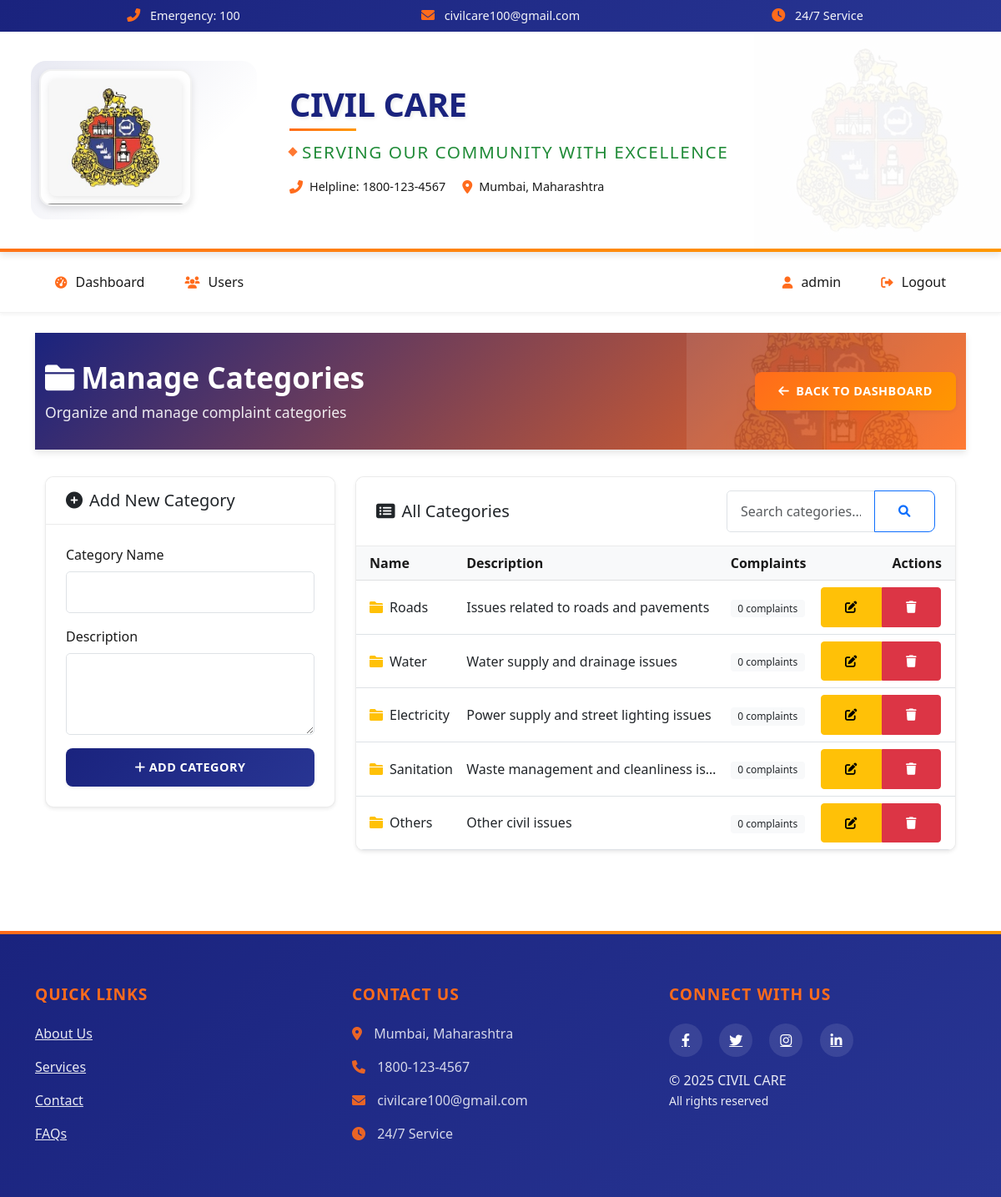
The app's page /admin/categories (signed in), older data.
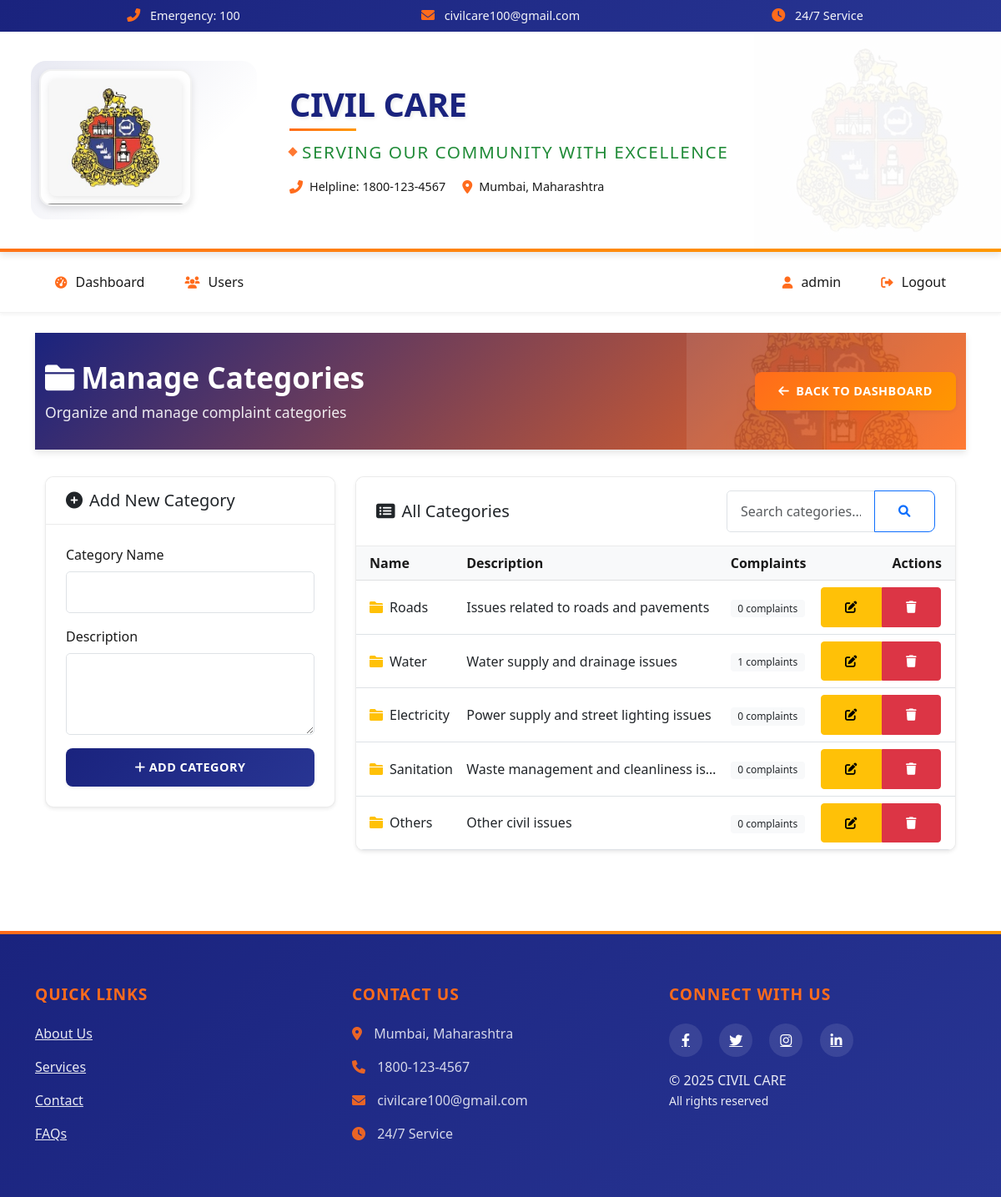
The same page, newer data.
### app/models/category.py (models this page shows, shortened)
class Category(db.Model):
    __tablename__ = 'category'
    id = db.Column(db.Integer, primary_key=True)
    name = db.Column(db.String(64), unique=True, nullable=False)
    description = db.Column(db.String(256))
    created_at = db.Column(db.DateTime, default=datetime.utcnow)
    updated_at = db.Column(db.DateTime, default=datetime.utcnow, onupdate=datetime.utcnow)
    complaints = db.relationship('Complaint', backref='category', lazy='dynamic')

### app/routes/admin.py (the view)
    @login_required
    def decorated_function(*args, **kwargs):
        if not current_user.is_admin:
            flash('Access denied. Admin privileges required.', 'danger')
            return redirect(url_for('user.dashboard'))
        return f(*args, **kwargs)

### app/models/user.py (called while the page is built)
@login_manager.user_loader
def load_user(user_id):
    return User.query.get(int(user_id))

### app/routes/admin.py (called while the page is built, shortened)
def admin_required(f):
    @login_required
    def decorated_function(*args, **kwargs):
        if not current_user.is_admin:
            flash('Access denied. Admin privileges required.', 'danger')
            return redirect(url_for('user.dashboard'))
        return f(*args, **kwargs)
    decorated_function.__name__ = f.__name__
    return decorated_function

@admin_bp.route('/categories', methods=['GET', 'POST'])
@admin_required
def manage_categories():
    categories = Category.query.all()
    return render_template('admin/categories.html', categories=categories)

### app/templates/admin/categories.html (shortened to what the changed rows need)
{% extends "base.html" %}
{% block content %}
<div class="admin-section">
    <div class="section-header">
        <div class="container">
            <div class="d-flex justify-content-between align-items-center">
                <div>
                    <h2 class="section-title"><i class="fas fa-folder me-2"></i>Manage Categories</h2>
                </div>
            </div>
        </div>
    </div>
    <div class="container mt-4">
        <div class="row">
            <div class="col-md-8">
                <div class="card shadow-sm">
                    <div class="card-body p-0">
                        <div class="table-responsive">
                            <table class="table table-hover mb-0">
                                <thead class="table-light">
                                    <tr>
                                        <th class="ps-3">Name</th>
                                        <th>Description</th>
                                        <th>Complaints</th>
                                        <th class="text-end pe-3">Actions</th>
                                    </tr>
                                </thead>
                                <tbody>
                                    {% for category in categories %}
                                    <tr>
                                        <td class="ps-3">
                                            <div class="d-flex align-items-center">
                                                <i class="fas fa-folder text-warning me-2"></i>
                                                {{ category.name }}
                                            </div>
                                        </td>
                                        <td>
                                            <div class="text-truncate" style="max-width: 300px;">
                                                {{ category.description or 'No description available' }}
                                            </div>
                                        </td>
                                        <td>
                                            <span class="badge bg-light text-dark">
                                                {{ category.complaints.count() }} complaints
                                            </span>
                                        </td>
                                        <td class="text-end pe-3">
                                            <div class="btn-group">
                                                <button type="button" class="btn btn-sm btn-warning edit-category"
                                                    data-id="{{ category.id }}"
                                                    data-name="{{ category.name|replace('"', '\\"')|replace('\n', '\\n') }}"
                                                    data-description="{{ category.description|replace('"', '\\"')|replace('\n', '\\n') }}"
                                                    title="Edit Category">
                                                    <i class="fas fa-edit"></i>
                                                </button>
                                                <button type="button" class="btn btn-sm btn-danger delete-category"
                                                    data-id="{{ category.id }}"
                                                    title="Delete Category">
                                                    <i class="fas fa-trash"></i>
                                                </button>
                                            </div>
                                        </td>
                                    </tr>
                                    {% endfor %}
                                </tbody>
                            </table>
                        </div>
                    </div>
                </div>
            </div>
        </div>
    </div>
</div>
{% endblock %}

Row changes from the older to the newer data that the page shows:
changed Category "Water": complaints.count "0" → "1"
